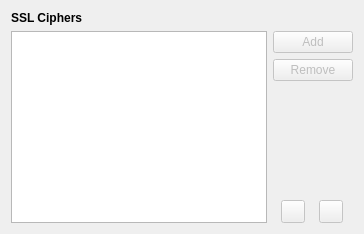
     <widget class="QWidget" name="securityPage">
      <layout class="QVBoxLayout" name="securityLayout">
       <item>
        <widget class="QLabel" name="ciphersHeader">
         <property name="font">
          <font>
           <weight>75</weight>
           <bold>true</bold>
          </font>
         </property>
         <property name="text">
          <string>SSL Ciphers</string>
         </property>
        </widget>
       </item>
       <item>
        <layout class="QHBoxLayout" name="ciphersLayout">
         <item>
          <widget class="Meerkat::ItemViewWidget" name="ciphersViewWidget">
           <property name="editTriggers">
            <set>QAbstractItemView::NoEditTriggers</set>
           </property>
           <property name="dragEnabled">
            <bool>true</bool>
           </property>
           <property name="dragDropOverwriteMode">
            <bool>false</bool>
           </property>
           <property name="dragDropMode">
            <enum>QAbstractItemView::InternalMove</enum>
           </property>
           <property name="defaultDropAction">
            <enum>Qt::MoveAction</enum>
           </property>
           <property name="alternatingRowColors">
            <bool>true</bool>
           </property>
           <property name="selectionMode">
            <enum>QAbstractItemView::SingleSelection</enum>
           </property>
           <property name="selectionBehavior">
            <enum>QAbstractItemView::SelectRows</enum>
           </property>
           <attribute name="headerVisible">
            <bool>false</bool>
           </attribute>
          </widget>
         </item>
         <item>
          <layout class="QVBoxLayout" name="ciphersButtonsLayout" stretch="0,0,0,0">
           <item>
            <widget class="QPushButton" name="ciphersAddButton">
             <property name="enabled">
              <bool>false</bool>
             </property>
             <property name="text">
              <string>Add</string>
             </property>
            </widget>
           </item>
           <item>
            <widget class="QPushButton" name="ciphersRemoveButton">
             <property name="enabled">
              <bool>false</bool>
             </property>
             <property name="text">
              <string>Remove</string>
             </property>
            </widget>
           </item>
           <item>
            <spacer name="ciphersSpacer">
             <property name="orientation">
              <enum>Qt::Vertical</enum>
             </property>
             <property name="sizeHint" stdset="0">
              <size>
               <width>0</width>
               <height>0</height>
              </size>
             </property>
            </spacer>
           </item>
           <item>
            <layout class="QHBoxLayout" name="ciphersMoveButtonsLayout">
             <item>
              <widget class="QToolButton" name="ciphersMoveUpButton">
               <property name="enabled">
                <bool>false</bool>
               </property>
               <property name="toolTip">
                <string>Move Up</string>
               </property>
              </widget>
             </item>
             <item>
              <spacer name="ciphersMoveButtonsSpacer">
               <property name="orientation">
                <enum>Qt::Horizontal</enum>
               </property>
               <property name="sizeType">
                <enum>QSizePolicy::Minimum</enum>
               </property>
               <property name="sizeHint" stdset="0">
                <size>
                 <width>0</width>
                 <height>0</height>
                </size>
               </property>
              </spacer>
             </item>
             <item>
              <widget class="QToolButton" name="ciphersMoveDownButton">
               <property name="enabled">
                <bool>false</bool>
               </property>
               <property name="toolTip">
                <string>Move Down</string>
               </property>
              </widget>
             </item>
            </layout>
           </item>
          </layout>
         </item>
        </layout>
       </item>
      </layout>
     </widget>
